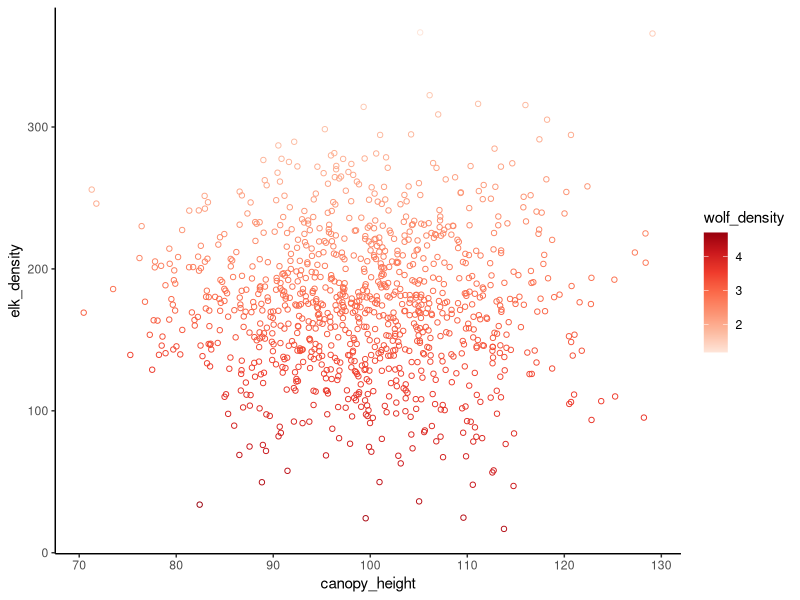
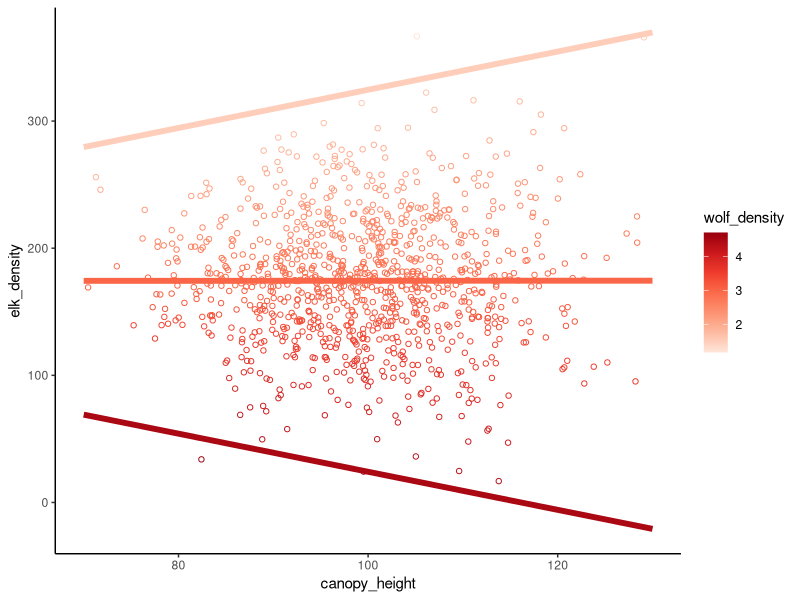

Here is the R script that generated these plots, in order:
## ---- chunk 1
knitr::opts_chunk$set(echo = TRUE)
library(tidyverse)
## ---- chunk 2
# make a linear model with the two continuous predictor variables interacting
# Let's say the relationship between elk density and canopy height is mediated by
# wolf density
# I.e., when wolves are scarce, elk like open fields (low canopy height). But when
# wolves are plentiful, elk get scared and retreat to forests (high canopy height) 
# to hide
set.seed(54321)
canopy_height <- rnorm(1e3, 100, sd = 10)
wolf_density <- rnorm(1e3, 3, sd = 0.5)

beta0 <- 175  # Intercept
beta1 <- 3.0  # Coefficient for canopy height
beta2 <- -0.2 # Coefficient for wolf density
beta3 <- -1.0 # Coefficient for canopy height X wolf density
# Simulate!
elk_density <- beta0 + beta1 * canopy_height + beta2 * wolf_density + 
  beta3 * canopy_height * wolf_density + rnorm(1e3, sd = 0.5)

# Visualize
yellowstone <- tibble(canopy_height, wolf_density, elk_density)
ggplot(yellowstone, aes(canopy_height, elk_density, color = wolf_density)) +
  geom_point(shape = 21) +
  scale_color_distiller(palette = "Reds", direction = 1) +
  theme_classic()
## ---- chunk 3
# Fit the model
yellowstone_mod <- lm(
  elk_density ~ canopy_height + wolf_density + canopy_height : wolf_density,
  yellowstone
)
summary(yellowstone_mod)
## ---- chunk 4
# Model coefficients
beta0_hat <- coef(yellowstone_mod)[1]
beta1_hat <- coef(yellowstone_mod)[2]
beta2_hat <- coef(yellowstone_mod)[3]
beta3_hat <- coef(yellowstone_mod)[4]
prediction <- expand_grid(
  canopy_height = seq(70, 130, length.out = 5),
  wolf_density = c(1.5, 3, 4.5)
) %>% 
  mutate(yhat = beta0_hat + beta1_hat * canopy_height + beta2_hat * wolf_density +
           beta3_hat * canopy_height * wolf_density)

ggplot(yellowstone, aes(canopy_height, elk_density, color = wolf_density)) +
  geom_point(shape = 21) +
  scale_color_distiller(palette = "Reds", direction = 1) +
  geom_line(aes(y = yhat, group = wolf_density), prediction, linewidth = 2) +
  theme_classic()
